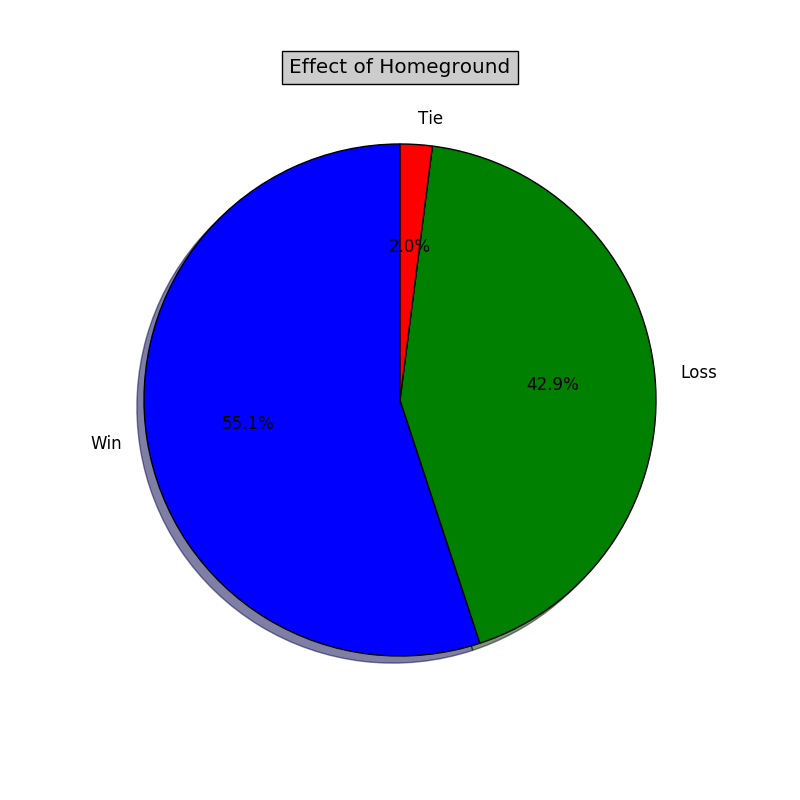

Recreate this plot in Python.
import csv
import pandas as pd
import numpy as nm
from pylab import*

match = 41 + 27 + 31 + 31 + 27 + 26 + 20
win = 24 + 17 + 17 + 16 + 14 + 11 + 10
loss = 17 + 10 + 11 + 12 + 12 + 13 + 10
tie = 0 + 0 + 3 + 0 + 0 + 1 + 0

print(win,loss,tie)

figure(1, figsize=(8,8))
ax = axes([0.1,0.1,0.8,0.8])

x = (win/(win+loss+tie)) * 100
y = (loss/(win+loss+tie)) * 100
z = (tie/(win+loss+tie)) * 100
# The slices will be ordered and plotted counter-clockwise.
labels = 'Win', 'Loss', 'Tie'
fracs = [x , y , z ]
explode=(0, 0, 0)

pie(fracs, explode=explode, labels=labels,
                autopct='%1.1f%%', shadow=True, startangle=90)
                # The default startangle is 0, which would start
                # the Frogs slice on the x-axis.  With startangle=90,
                # everything is rotated counter-clockwise by 90 degrees,
                # so the plotting starts on the positive y-axis.

title('Effect of Homeground', bbox={'facecolor':'0.8', 'pad':5})

show()
